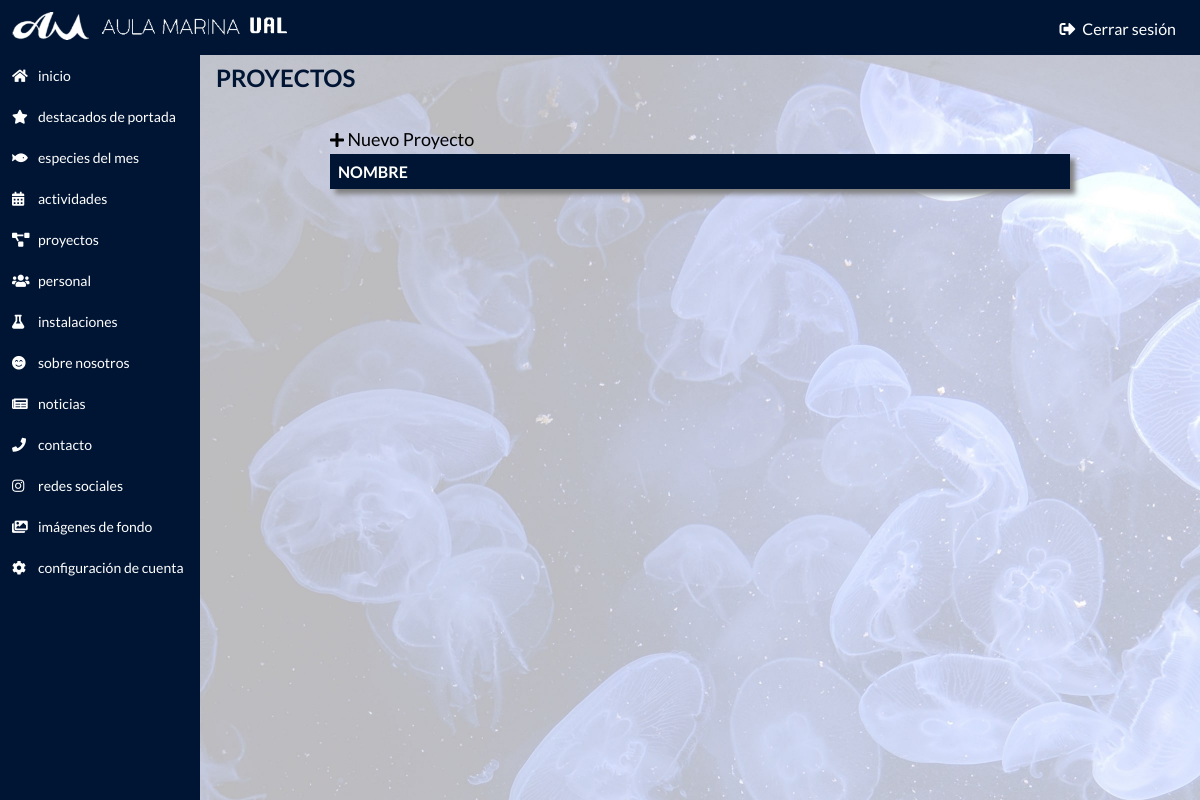
Page /9ku7d3cv/projects.php (signed in) on the earlier database version.
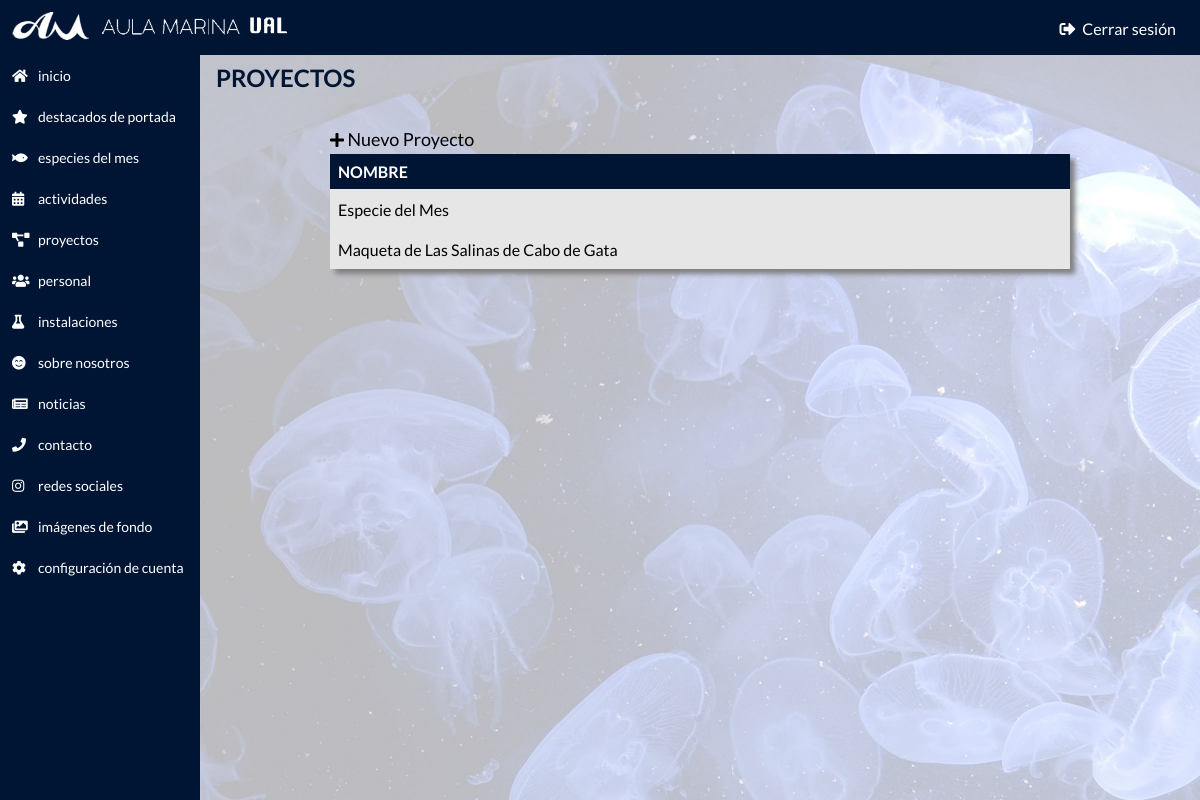
Same page on the later database version.
### tables this page shows
CREATE TABLE projects(
	id INT(11) PRIMARY KEY AUTO_INCREMENT,
	name VARCHAR(80),
    en_name VARCHAR(80),
    description TEXT,
    en_description TEXT,
    img VARCHAR(2083),
    bg VARCHAR(2083)
);

### php-functions/functions.php (called while the page is built, shortened)
<?php
$conn->query("SET NAMES 'utf8'");
function getProjects(&$result)
{
    global $conn;
    $sql = "SELECT * FROM projects ORDER BY name";
    $rec = $conn->query($sql);
}

### 9ku7d3cv/projects.php (the view, shortened to what this page needs)
<?php
include_once '../db/connection.php';
include '../php-functions/functions.php';
getProjects($projects);
if (!$projects) {
  $projects = [];
}
?>
<!DOCTYPE html>
<html>
<head>
  <link rel="stylesheet" href="../css/admin.css">
  <link rel="stylesheet" href="https://use.fontawesome.com/releases/v5.5.0/css/all.css"
>
</head>
<body>
  <div class="wrapper-admin-bg"></div>
  <div class="wrapper-admin-inicio">
    <div class="wrapper-admin-top-side">
      <div class="top-nav">
        <div class="top-nav-content">
          <div class="top-nav-left">
            <a href="home.php">
              <img alt="Logo del Aula Marina" src="../res/aula-marina-logo2.png" />
            </a>
          </div>
          <div class="top-nav-right">
            <a href="logout.php"><i class="fas fa-sign-out-alt"></i> Cerrar sesión</a>
          </div>
        </div>
      </div>
    </div>
    <div class="left-nav">
      <a href="home.php"><i class="fas fa-home"></i><span>INICIO</span></a>
      <a href="featured.php"><i class="fas fa-star"></i><span>DESTACADOS DE PORTADA</span></a>
      <a href="species-of-the-month.php"><i class="fas fa-fish"></i><span>ESPECIES DEL MES</span></a>
      <a href="activities.php"><i class="fas fa-calendar-alt"></i><span>ACTIVIDADES</span></a>
      <a href="projects.php"><i class="fas fa-project-diagram"></i><span>PROYECTOS</span></a>
      <a href="people.php"><i class="fas fa-users"></i><span>PERSONAL</span></a>
      <a href="facilities.php"><i class="fas fa-flask"></i><span>INSTALACIONES</span></a>
      <a href="about-us.php"><i class="fas fa-smile-beam"></i><span>SOBRE NOSOTROS</span></a>
      <a href="news.php"><i class=" fas fa-newspaper"></i><span>NOTICIAS</span></a>
      <a href="contact.php"><i class="fas fa-phone"></i><span>CONTACTO</span></a>
      <a href="rrss.php"><i class="fab fa-instagram"></i><span>REDES SOCIALES</span></a>
      <a href="backgrounds.php"><i class="fas fa-images"></i><span>IMÁGENES DE FONDO</span></a>
      <a href="config.php"><i class="fas fa-cog"></i><span>CONFIGURACIÓN DE CUENTA</span></a>
    </div>
    <div class="wrapper-bot-side">
      <div class="content-admin">
        <span class="content-admin-title">PROYECTOS</span>
        <div class="admin-content">
          <div class="newTE" onclick="window.location='new-project.php'"><i class="fas fa-plus"></i><span> Nuevo Proyecto</span></div>
          <table>
            <thead>
              <tr>
                <th>NOMBRE</th>
                <th style="width:32px;text-align:center;"></th>
              </tr>
            </thead>
            <tbody>
              <?php
              $len = count($projects);
              for ($i=0; $i < $len; $i++) {
                $id   = $projects[$i]->id;
                $name = $projects[$i]->name;
                echo "
                  <tr>
                      <td onclick='window.location=\"edit-project.php?id=$id\"'>$name</td>
                      <td class='table-open' onclick='window.location=\"edit-project.php?id=$id\"'><i class='fas fa-angle-right'></i></td>
                  </tr>
                ";
              }
              ?>
            </tbody>
          </table>
        </div>
      </div>
    </div>
  </div>
</body>
</html>

### css/admin.css (style rules this page uses)
* { padding: 0px; margin: 0px; }
html, body { width: 100%; height: 100%; font-family: 'Lato', sans-serif; }
.wrapper-admin-bg { width: 100%; height: 100%; position: fixed; background-image: url("../res/min/admin.jpg"); background-size: cover; background-repeat: no-repeat; background-attachment: fixed; }
.wrapper-admin-inicio { height: 100%; -webkit-transition: all 1s; transition: all 1s; }
.top-nav { display: block; position: fixed; top: 0; width: 100%; background-color: #001534; z-index: 3; }
.top-nav-content { display: flex; justify-content: space-between; align-items: center; }
.top-nav-left img { padding: 12px; height: 28px; }
.top-nav-right a { vertical-align: middle; margin-right: 16px; padding: 8px; color: white; text-decoration: none; -webkit-transition: all 0.4s; transition: all 0.4s; }
.top-nav-right a i { margin-right: 4px; }
.wrapper-bot-side { position: absolute; width: 100%; height: 100%; }
.left-nav { background-color: #001534; width: 200px; position: fixed; top: 47px; bottom: 0; padding-top: 8px; z-index: 2; }
.left-nav a { display: flex; align-items: center; padding: 12px; font-size: 14px; color: white; text-decoration: none; -webkit-transition: all 0.2s; transition: all 0.2s; text-transform: lowercase; }
.left-nav i { width: 18px; margin-right: 8px; font-size: 14px; }
.content-admin { display: block; margin: 16px; margin-left: 216px; margin-top: 63px; }
.content-admin-title { display: block; color: #001534; font-weight: bold; font-size: 24px; margin-bottom: 32px; text-transform: uppercase; }
.admin-content { height: 100%; width: 740px; margin: 0 auto; }
.newTE { display: inline-block; padding: 4px 0px; -webkit-transition: all 0.2s; transition: all 0.2s; }
.newTE span { font-size: 18px; }
table { width: 100%; border-collapse: collapse; box-shadow: 5px 5px 5px grey; -webkit-transition: all 0.2s; transition: all 0.2s; }
table th, table td { text-align: left; padding: 8px; }
table th { background-color: #001534; color: white; }
table tbody tr { background-color: #e6e6e6; cursor: pointer; }

Differences in the rows shown:
added projects: name "Especie del Mes"
added projects: name "Maqueta de Las Salinas de Cabo de Gata"
